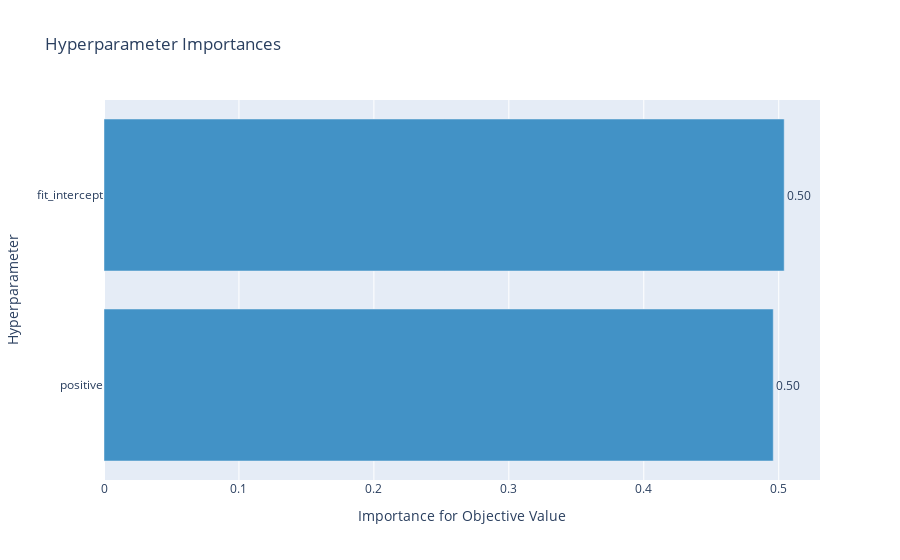

The cell this chart's notebook holds for it:
### Code cell
optuna.visualization.plot_param_importances(study_LR)

### Figure 1 — Plotly figure (JSON) as saved in the notebook; plotly's stock layout.template omitted (floating-point values rounded to 4 significant figures)
{"data": [{"cliponaxis": false, "hovertemplate": ["positive (CategoricalDistribution): 0.49594567296436454<extra></extra>", "fit_intercept (CategoricalDistribution): 0.5040543270356356<extra></extra>"], "marker": {"color": "rgb(66,146,198)"}, "orientation": "h", "text": ["0.49594567296436454", "0.5040543270356356"], "textposition": "outside", "texttemplate": "%{text:.2f}", "type": "bar", "x": [0.4959, 0.5041], "y": ["positive", "fit_intercept"]}], "layout": {"showlegend": false, "title": {"text": "Hyperparameter Importances"}, "xaxis": {"title": {"text": "Importance for Objective Value"}}, "yaxis": {"title": {"text": "Hyperparameter"}}}}
